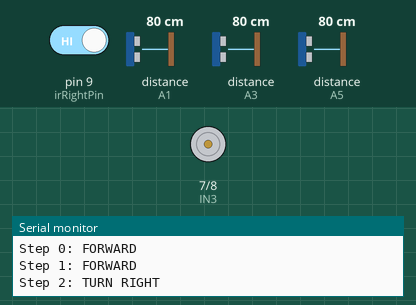
This sketch was run on a simulated Arduino Uno, built with avr-gcc and run on an emulated ATmega328P. Parts: motor-driver pin pairs drawn as motors (green arrow = first pin HIGH = forward, orange = second pin HIGH = backward, longer = more drive, scaled by the enable pin), the last lines printed to the serial monitor. Wiring (inferred from the names in the program): 3 × ultrasonic range finder: trigger A0, echo A1 / trigger A2, echo A3 / trigger A4, echo A5. Inputs (shaded band) come from the test bench; at power-on: distance to the obstacle (sensors on A5, A3, A1) 80 cm, pin 9 (irRightPin) HIGH. The echo pulse lasts 58.3 µs per cm.

Above: at 3.2 s.
3.3 s: distance to the obstacle (sensor on A5) set to 2 cm
At 4.12 s:
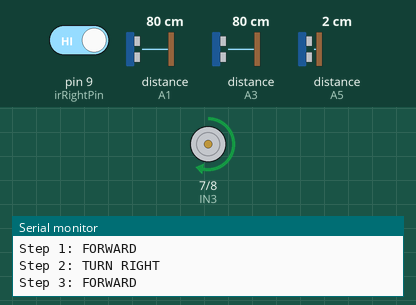
6.3 s: distance to the obstacle (sensor on A3) set to 6 cm
At 7.76 s:
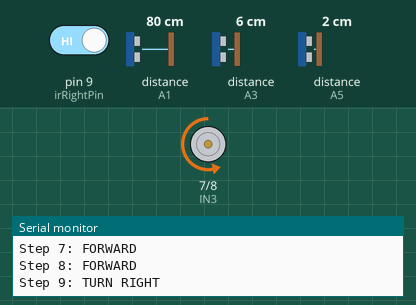
9.3 s: distance to the obstacle (sensor on A3) set to 3 cm
Timing chart, 0 to 13.4 s (numbered marks = the images above; inputs shaded):
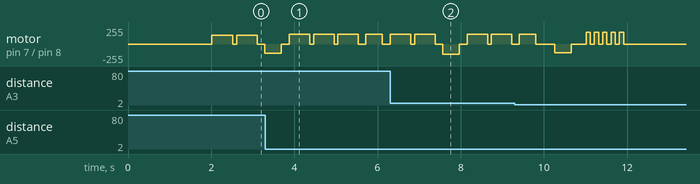

The sketch:

mazebot.ino
```cpp
// ============================================================
//  Mazebot — Pre-Planned Path + Left Wall Following
//  Maze: 30x30 cm  |  ~6 cells wide, ~6 cm per cell
//
//  White path from image (top-left to bottom-right):
//  FORWARD → RIGHT → FORWARD → FORWARD →
//  LEFT → FORWARD → RIGHT → FORWARD → FORWARD →
//  LEFT → FORWARD → RIGHT → FORWARD → STOP
//
//  Sensors:
//    Ultrasonics  → measure wall distances (front/left/right)
//    IR sensors   → confirm side walls at close range
// ============================================================

// --- Motor Driver (L298N) ---
#define ENA  5
#define IN1  4
#define IN2  3
#define ENB  6
#define IN3  7
#define IN4  8

// --- Ultrasonic Sensors ---
#define trigFront A2
#define echoFront A3
#define trigLeft  A0
#define echoLeft  A1
#define trigRight A4
#define echoRight A5

// --- IR Side Wall Sensors (LOW = wall detected) ---
#define irLeftPin  2
#define irRightPin 9

// ============================================================
//  Tunable Parameters — adjust for your robot
// ============================================================
const int  BASE_SPEED     = 150;   // forward speed (0–255)
const int  TURN_SPEED     = 130;   // in-place turn speed
const int  WALL_DIST_CM   = 5;     // treat as "wall present" if closer
const int  FRONT_STOP_CM  = 4;     // stop before front wall
const long CELL_TRAVEL_MS = 500;   // ms to cross one ~6cm cell
const int  TURN_90_MS     = 400;   // ms for a 90° in-place turn
                                   // ↑ calibrate on flat surface first

// ============================================================
//  Pre-Planned Move Sequence  (traced from white path in image)
//  Adjust TURN_90_MS until turns are exactly 90° on your robot
// ============================================================
enum Move { FWD, TURN_L, TURN_R, DONE };

const Move PATH[] = {
  FWD,     // enter maze, go forward
  FWD,
  TURN_R,  // turn right at first junction
  FWD,
  FWD,
  FWD,
  TURN_L,  // turn left mid-section
  FWD,
  FWD,
  TURN_R,  // turn right
  FWD,
  FWD,
  TURN_L,  // turn left
  FWD,
  FWD,
  TURN_R,  // final right turn to exit
  FWD,
  FWD,
  DONE
};

const int PATH_LEN = sizeof(PATH) / sizeof(PATH[0]);

// ============================================================
//  Setup
// ============================================================
void setup() {
  pinMode(ENA, OUTPUT); pinMode(IN1, OUTPUT); pinMode(IN2, OUTPUT);
  pinMode(ENB, OUTPUT); pinMode(IN3, OUTPUT); pinMode(IN4, OUTPUT);

  pinMode(trigFront, OUTPUT); pinMode(echoFront, INPUT);
  pinMode(trigLeft,  OUTPUT); pinMode(echoLeft,  INPUT);
  pinMode(trigRight, OUTPUT); pinMode(echoRight, INPUT);

  pinMode(irLeftPin,  INPUT);
  pinMode(irRightPin, INPUT);

  stopMotors();
  Serial.begin(9600);
  delay(2000);  // 2s pause — place robot, then it starts
  Serial.println("Mazebot starting...");
}

// ============================================================
//  Main Loop — execute pre-planned path step by step
// ============================================================
int step = 0;

void loop() {
  if (step >= PATH_LEN) {
    stopMotors();
    return;
  }

  Move m = PATH[step];

  switch (m) {

    case FWD:
      Serial.print("Step "); Serial.print(step); Serial.println(": FORWARD");
      driveCell();
      break;

    case TURN_L:
      Serial.print("Step "); Serial.print(step); Serial.println(": TURN LEFT");
      stopMotors();
      delay(100);
      turnLeft90();
      delay(100);
      break;

    case TURN_R:
      Serial.print("Step "); Serial.print(step); Serial.println(": TURN RIGHT");
      stopMotors();
      delay(100);
      turnRight90();
      delay(100);
      break;

    case DONE:
      Serial.println("MAZE COMPLETE!");
      stopMotors();
      // Victory blink — optional
      for (int i = 0; i < 5; i++) {
        moveForward(180); delay(100);
        stopMotors();     delay(100);
      }
      step++;  // prevent re-running
      return;
  }

  step++;
  delay(80);  // short pause between moves
}

// ============================================================
//  Drive One Cell (~6 cm)
//  Uses front ultrasonic to stop early if wall is too close,
//  and IR/side ultrasonics to keep the robot centered.
// ============================================================
void driveCell() {
  long start = millis();

  while (millis() - start < CELL_TRAVEL_MS) {
    int distF = getDistance(trigFront, echoFront);
    int distL = getDistance(trigLeft,  echoLeft);
    int distR = getDistance(trigRight, echoRight);
    bool wallL = (distL > 0 && distL < WALL_DIST_CM) || (digitalRead(irLeftPin)  == LOW);
    bool wallR = (distR > 0 && distR < WALL_DIST_CM) || (digitalRead(irRightPin) == LOW);

    // Emergency stop — wall right in front
    if (distF > 0 && distF < FRONT_STOP_CM) {
      Serial.println("  [!] Front wall — stopping early");
      break;
    }

    // Wall correction — steer away from close walls
    if (wallL && !wallR) {
      // Too close to left wall — nudge right
      setMotors(BASE_SPEED + 15, BASE_SPEED - 15);
    } else if (wallR && !wallL) {
      // Too close to right wall — nudge left
      setMotors(BASE_SPEED - 15, BASE_SPEED + 15);
    } else {
      // Centered — go straight
      moveForward(BASE_SPEED);
    }

    delay(10);
  }

  stopMotors();
}

// ============================================================
//  Ultrasonic Distance in cm (returns 0 on timeout)
// ============================================================
long getDistance(int trigPin, int echoPin) {
  digitalWrite(trigPin, LOW);
  delayMicroseconds(2);
  digitalWrite(trigPin, HIGH);
  delayMicroseconds(10);
  digitalWrite(trigPin, LOW);
  long dur = pulseIn(echoPin, HIGH, 20000); // 20ms timeout
  if (dur == 0) return 0;
  return dur * 0.034 / 2;
}

// ============================================================
//  Motor Primitives
// ============================================================
void setMotors(int leftSpd, int rightSpd) {
  // Left motor
  if (leftSpd >= 0) { digitalWrite(IN1, HIGH); digitalWrite(IN2, LOW); }
  else              { digitalWrite(IN1, LOW);  digitalWrite(IN2, HIGH); leftSpd = -leftSpd; }
  analogWrite(ENA, constrain(leftSpd, 0, 255));

  // Right motor
  if (rightSpd >= 0) { digitalWrite(IN3, HIGH); digitalWrite(IN4, LOW); }
  else               { digitalWrite(IN3, LOW);  digitalWrite(IN4, HIGH); rightSpd = -rightSpd; }
  analogWrite(ENB, constrain(rightSpd, 0, 255));
}

void moveForward(int spd)  { setMotors(spd, spd);   }
void moveBackward(int spd) { setMotors(-spd, -spd); }
void spinLeft(int spd)     { setMotors(-spd, spd);  }
void spinRight(int spd)    { setMotors(spd, -spd);  }

void stopMotors() {
  analogWrite(ENA, 0); analogWrite(ENB, 0);
  digitalWrite(IN1, LOW); digitalWrite(IN2, LOW);
  digitalWrite(IN3, LOW); digitalWrite(IN4, LOW);
}

void turnLeft90() {
  spinLeft(TURN_SPEED);
  delay(TURN_90_MS);
  stopMotors();
}

void turnRight90() {
  spinRight(TURN_SPEED);
  delay(TURN_90_MS);
  stopMotors();
}
```

Act3ver2wi2c.cpp
```cpp
#include <Wire.h>
#include <LiquidCrystal_I2C.h>
#include <Keypad.h>

// ======== LCD SETUP ========
LiquidCrystal_I2C lcd(0x27,16,2); // I2C address 0x27, 16x2 LCD

// ======== KEYPAD SETUP ========
const byte numRows = 4;
const byte numCols = 4;

// Key layout (old phone style)
char keymap[numRows][numCols] = {
  {'1','2','3','\0'},
  {'4','5','6','\0'},
  {'7','8','9','\0'},
  {'*','0','#','\0'}
};

// Arduino pins connected to rows and columns
byte rowPins[numRows] = {9, 8, 7, 6};
byte colPins[numCols] = {5, 4, 3, 2};

// Create keypad object
Keypad myKeypad = Keypad(makeKeymap(keymap), rowPins, colPins, numRows, numCols);

// Multi-tap letters for each key
String letters[] = {
  " 0",
  ",.<>/?!@#$%^&*()-_=+[]{}\|1",
  "ABC2",
  "DEF3",
  "GHI4",
  "JKL5",
  "MNO6",
  "PQRS7",
  "TUV8",
  "WXYZ9"
};

// ======== VARIABLES ========
char lastKey = NO_KEY;               // last key pressed
unsigned long lastPressTime = 0;     // last key press time
unsigned long lastActivity = 0;      // last activity timestamp

int letterIndex = 0;                 // multi-tap index
String message = "";                 // stores typed message
int scrollPos = 0;                   // scroll position for LCD
bool previewMode = false;            // auto-scroll mode flag
unsigned long previewTimer = 0;      // timer for auto scroll
int wordCount = 0;                   // number of words

// =======================
// WORD COUNT FUNCTION
// Ignores symbols and counts only words with letters/numbers
// =======================
void countWords() {
  wordCount = 0;            // reset count
  bool inWord = false;      // flag kung nasa word ka
  int charCount = 0;        // count chars in current word

  for(int i=0; i<message.length(); i++){
    char c = message[i];

    if(isAlphaNumeric(c)){      // valid letter/number
      if(!inWord){              // new word
        inWord = true;
        charCount = 1;
      } else {
        charCount++;
      }
    }
    else{ // space or symbol
      if(inWord){               // end ng word
        if(charCount > 0)      // count only if at least 1 valid char
          wordCount++;
        inWord = false;
        charCount = 0;
      }
    }
  }

  // Check last word if message doesn't end with space/symbol
  if(inWord && charCount > 0)
    wordCount++;
}

// =======================
// UPDATE LCD FUNCTION
// =======================
void updateLCD() {

  // First row: Word count
  lcd.setCursor(0,0);
  lcd.print("Words:");
  lcd.print(wordCount);
  lcd.print("        "); // clear leftover chars

  // Second row: Message display
  lcd.setCursor(0,1);
  lcd.print("                "); // clear row first
  lcd.setCursor(0,1);

  // Get visible part of message based on scroll
  String visible = message.substring(scrollPos);
  if (visible.length() > 15)
    visible = visible.substring(0,15); // max 15 chars

  lcd.print(visible);

  // --- blinking cursor at end of visible text ---
  lcd.setCursor(visible.length(), 1);
  lcd.blink();  // enable blinking cursor
}

// =======================
// KEYPAD EVENT FUNCTION
// =======================
void keypadEvent(KeypadEvent key) {

  KeyState state = myKeypad.getState();

  if (state == PRESSED) {

    previewMode = false;          // stop preview if typing
    lastActivity = millis();      // reset activity timer

    // -------- CLEAR ALL MESSAGE ----------
    if (key == '#') {
      message = "";
      wordCount = 0;
      scrollPos = 0;
    }

    // -------- BACKSPACE ----------
    else if (key == '*') {
      if (message.length() > 0) {
        message.remove(message.length()-1);
        if(scrollPos > message.length())
          scrollPos = message.length();
      }
    }

    // -------- LETTER INPUT (multi-tap) ----------
    else if (isDigit(key)) {

      int num = key - '0';
      unsigned long now = millis();

      // Same key pressed within 1 second → cycle letter
      if (key == lastKey && (now - lastPressTime) < 700) {
        letterIndex = (letterIndex + 1) % letters[num].length();
        message.remove(message.length()-1);       // remove last letter
        message += letters[num][letterIndex];     // add new letter
      }
      else {
        letterIndex = 0;                         // new key, first letter
        if (letters[num].length() > 0)
          message += letters[num][letterIndex];
      }

      lastKey = key;
      lastPressTime = now;

      // Auto-scroll if message longer than LCD
      if(message.length() - scrollPos > 15)
        scrollPos = message.length() - 15;
    }

    countWords();   // update word count
    updateLCD();    // refresh LCD
  }
}

// =======================
// SETUP FUNCTION
// =======================
void setup() {

  lcd.init();        // initialize LCD
  lcd.backlight();   // turn on backlight
  lcd.setCursor(0,0);
  lcd.print("Words:0");   // initial display

  lastActivity = millis();  // start activity timer

  // Keypad settings
  myKeypad.setDebounceTime(50);         // prevent double read
  myKeypad.setHoldTime(500);            // hold duration
  myKeypad.addEventListener(keypadEvent); // attach event handler
}

// =======================
// LOOP FUNCTION
// =======================
void loop() {

  myKeypad.getKey();    // check for keypad input

  // ---------- Auto preview mode (scroll message) ----------
  if(!previewMode && millis() - lastActivity > 4000 && message.length() > 16){
    previewMode = true;           // start auto-scroll
    previewTimer = millis();      // reset scroll timer
    scrollPos = 0;                // start from beginning
  }

  if(previewMode){
    // Scroll every 450ms
    if(millis() - previewTimer > 450){
      previewTimer = millis();
      String scrollMessage = message + "    "; // add spaces for smooth scroll

      String visible = "";
      for(int i=0;i<16;i++){
        visible += scrollMessage[(scrollPos + i) % scrollMessage.length()];
      }

      lcd.setCursor(0,1);
      lcd.print(visible);  // show scrolling message

      scrollPos++;          // advance scroll
      if(scrollPos >= scrollMessage.length())
        scrollPos = 0;      // loop scroll
    }
  }
}
```

Exp1-2sw-4blk.cpp
```cpp
int ledA[] = {2,3,4,5};   // LED 1–4
int ledB[] = {6,7,8,9};   // LED 5–8

int sw1 = 10;             // Power switch

void setup() {
  for(int i=0; i<4; i++) {
    pinMode(ledA[i], OUTPUT);
    pinMode(ledB[i], OUTPUT);
  }
  pinMode(sw1, INPUT);
}

void loop() {
  int s1 = digitalRead(sw1);

  if(s1 == HIGH) {   // Power ON
    // Blink group A
    for(int i=0; i<4; i++) digitalWrite(ledA[i], HIGH);
    for(int i=0; i<4; i++) digitalWrite(ledB[i], LOW);
    delay(500);

    // Blink group B
    for(int i=0; i<4; i++) digitalWrite(ledA[i], LOW);
    for(int i=0; i<4; i++) digitalWrite(ledB[i], HIGH);
    delay(500);
  }
  else {             // Power OFF → all LEDs ON
    for(int i=0; i<4; i++) {
      digitalWrite(ledA[i], HIGH);
      digitalWrite(ledB[i], HIGH);
    }
  }
}
```

Exp1-8blk.cpp
```cpp
int leds[] = {2,3,4,5,6,7,8,9};
int sw = 10;

void setup() {
  for(int i=0; i<8; i++) {
    pinMode(leds[i], OUTPUT);
  }
  pinMode(sw, INPUT);
}

void loop() {
  int state = digitalRead(sw);

  // a. All LEDs ON
  for(int i=0; i<8; i++) {
    digitalWrite(leds[i], HIGH);
  }

  // b & c when switch is ON
  if(state == HIGH) {

    // b. Blinking LEDs
    for(int i=0; i<8; i++)
      digitalWrite(leds[i], HIGH);
    delay(500);
    for(int i=0; i<8; i++)
      digitalWrite(leds[i], LOW);
    delay(500);

    // c. Alternate blinking LEDs
    for(int i=0; i<8; i+=2)
      digitalWrite(leds[i], HIGH);
    for(int i=1; i<8; i+=2)
      digitalWrite(leds[i], LOW);
    delay(500);

    for(int i=0; i<8; i+=2)
      digitalWrite(leds[i], LOW);
    for(int i=1; i<8; i+=2)
      digitalWrite(leds[i], HIGH);
    delay(500);
  }
}
```

Exp1-8sw.cpp
```cpp
int ledA[] = {2,3,4,5};   // LED 1–4
int ledB[] = {6,7,8,9};   // LED 5–8

int sw1 = 10;
int sw2 = 11;

void setup() {
  for(int i=0; i<4; i++) {
    pinMode(ledA[i], OUTPUT);
    pinMode(ledB[i], OUTPUT);
  }
  pinMode(sw1, INPUT);
  pinMode(sw2, INPUT);
}

void loop() {
  int s1 = digitalRead(sw1);
  int s2 = digitalRead(sw2);

  // Default OFF
  for(int i=0; i<4; i++) {
    digitalWrite(ledA[i], LOW);
    digitalWrite(ledB[i], LOW);
  }

  // Evaluation Table Logic
  if(s1==LOW && s2==LOW) {
    // 0 0 → 1 1
    for(int i=0; i<4; i++) {
      digitalWrite(ledA[i], HIGH);
      digitalWrite(ledB[i], HIGH);
    }
  }
  else if(s1==LOW && s2==HIGH) {
    // 0 1 → 1 0
    for(int i=0; i<4; i++)
      digitalWrite(ledA[i], HIGH);
  }
  else if(s1==HIGH && s2==LOW) {
    // 1 0 → 0 1
    for(int i=0; i<4; i++)
      digitalWrite(ledB[i], HIGH);
  }
  // 1 1 → 0 0 (do nothing, all OFF)
}
```

Exp1blk.cpp
```cpp
// C++ code
//
void setup()
{
  pinMode(LED_BUILTIN, OUTPUT);
}

void loop()
{
  digitalWrite(LED_BUILTIN, HIGH);
  delay(1000); // Wait for 1000 millisecond(s)
  digitalWrite(LED_BUILTIN, LOW);
  delay(1000); // Wait for 1000 millisecond(s)
}
```

Exp2LED1.cpp
```cpp
#include <LiquidCrystal.h>

int seconds = 0;

LiquidCrystal lcd_1(12, 11, 5, 4, 3, 2);

void setup()
{
  lcd_1.begin(16, 2); // Set up the number of columns and rows on the LCD.

  // Print a message to the LCD.
  lcd_1.print("hello world!");
}

void loop()
{
  // set the cursor to column 0, line 1
  // (note: line 1 is the second row, since counting
  // begins with 0):
  lcd_1.setCursor(0, 1);
  // print the number of seconds since reset:
  lcd_1.print(seconds);
  delay(1000); // Wait for 1000 millisecond(s)
  seconds += 1;
}
```

Exp2LED2.cpp
```cpp
#include <Wire.h>
#include <LiquidCrystal_I2C.h>

// Use the correct I2C address from your module (commonly 0x27 or 0x3F)
LiquidCrystal_I2C lcd(0x27, 16, 2);

int seconds = 0;

void setup() {
  // Initialize the LCD
  lcd.init();
  lcd.backlight();     // Turn on backlight

  // Print initial message
  lcd.setCursor(0, 0);
  lcd.print("hello world");
}

void loop() {
  // Set cursor to first column of second row
  lcd.setCursor(0, 1);

  // Print the seconds counter
  lcd.print(seconds);

  // Wait for 1 second
  delay(1000);

  // Increment seconds
  seconds++;
}
```

Exp3test.cpp
```cpp
#include <Keypad.h>

const byte numRows = 4; // number of rows
const byte numCols = 4; // number of columns

// Keymap layout
char keymap[numRows][numCols] = {
  {'1','2','3','A'},
  {'4','5','6','B'},
  {'7','8','9','C'},
  {'*','0','#','D'}
};

// Pin connections
byte rowPins[numRows] = {9, 8, 7, 6}; // connect to row pins
byte colPins[numCols] = {5, 4, 3, 2}; // connect to column pins

// Create keypad object
Keypad myKeypad = Keypad(makeKeymap(keymap), rowPins, colPins, numRows, numCols);

void setup() {
  Serial.begin(9600);
}

void loop() {
  char keypressed = myKeypad.getKey();
  if (keypressed) {
    Serial.println(keypressed);
  }
}
```

Source omitted: Exp3Act.cpp (1976 bytes)
